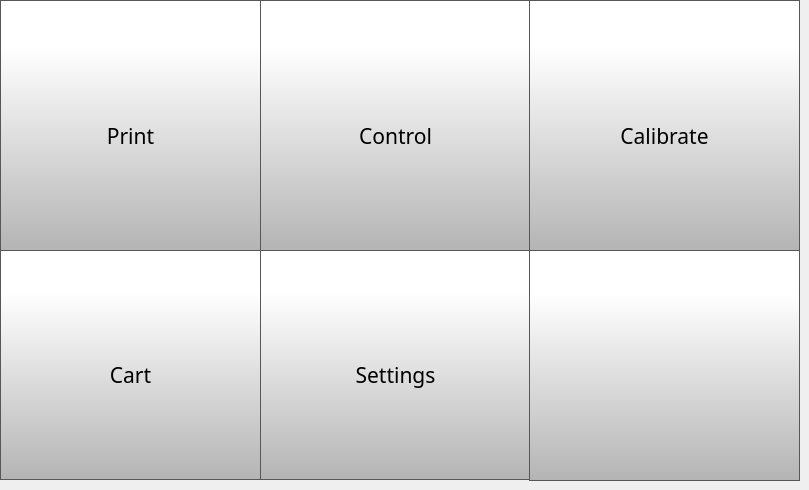
    <widget class="QWidget" name="MenuPage">
     <widget class="QPushButton" name="menuBackButton">
      <property name="geometry">
       <rect>
        <x>529</x>
        <y>250</y>
        <width>271</width>
        <height>231</height>
       </rect>
      </property>
      <property name="minimumSize">
       <size>
        <width>0</width>
        <height>0</height>
       </size>
      </property>
      <property name="font">
       <font>
        <family>Gotham</family>
        <pointsize>16</pointsize>
       </font>
      </property>
      <property name="styleSheet">
       <string notr="true">QPushButton {
     border: 1px solid rgb(87, 87, 87);
	background-color: qlineargradient(spread:pad, x1:0, y1:1, x2:0, y2:0.188, stop:0 rgba(180, 180, 180, 255), stop:1 rgba(255, 255, 255, 255));

}

QPushButton:pressed {
    background-color: qlineargradient(x1: 0, y1: 0, x2: 0, y2: 1,
                                      stop: 0 #dadbde, stop: 1 #f6f7fa);
}

QPushButton:flat {
    border: none; /* no border for a flat push button */
}

QPushButton:default {
    border-color: navy; /* make the default button prominent */
}</string>
      </property>
      <property name="text">
       <string/>
      </property>
      <property name="icon">
       <iconset>
        <normaloff>templates/img/arrows-4.png</normaloff>templates/img/arrows-4.png</iconset>
      </property>
      <property name="iconSize">
       <size>
        <width>150</width>
        <height>150</height>
       </size>
      </property>
      <property name="checkable">
       <bool>false</bool>
      </property>
     </widget>
     <widget class="QToolButton" name="menuControlButton">
      <property name="geometry">
       <rect>
        <x>260</x>
        <y>0</y>
        <width>271</width>
        <height>251</height>
       </rect>
      </property>
      <property name="minimumSize">
       <size>
        <width>0</width>
        <height>0</height>
       </size>
      </property>
      <property name="font">
       <font>
        <family>Gotham</family>
        <pointsize>16</pointsize>
       </font>
      </property>
      <property name="styleSheet">
       <string notr="true">QToolButton {
padding-top: 20px;
     border: 1px solid rgb(87, 87, 87);
	background-color: qlineargradient(spread:pad, x1:0, y1:1, x2:0, y2:0.188, stop:0 rgba(180, 180, 180, 255), stop:1 rgba(255, 255, 255, 255));

}

QToolButton:pressed {
    background-color: qlineargradient(x1: 0, y1: 0, x2: 0, y2: 1,
                                      stop: 0 #dadbde, stop: 1 #f6f7fa);
}

QToolButton:flat {
    border: none; /* no border for a flat push button */
}

QToolButton:default {
    border-color: navy; /* make the default button prominent */
}</string>
      </property>
      <property name="text">
       <string>Control</string>
      </property>
      <property name="icon">
       <iconset>
        <normaloff>templates/img/settings-1.png</normaloff>templates/img/settings-1.png</iconset>
      </property>
      <property name="iconSize">
       <size>
        <width>150</width>
        <height>150</height>
       </size>
      </property>
      <property name="checkable">
       <bool>false</bool>
      </property>
      <property name="toolButtonStyle">
       <enum>Qt::ToolButtonTextUnderIcon</enum>
      </property>
     </widget>
     <widget class="QToolButton" name="menuPrintButton">
      <property name="geometry">
       <rect>
        <x>0</x>
        <y>0</y>
        <width>261</width>
        <height>251</height>
       </rect>
      </property>
      <property name="minimumSize">
       <size>
        <width>0</width>
        <height>0</height>
       </size>
      </property>
      <property name="font">
       <font>
        <family>Gotham</family>
        <pointsize>16</pointsize>
       </font>
      </property>
      <property name="styleSheet">
       <string notr="true">QToolButton {
	padding-top: 20px;
     border: 1px solid rgb(87, 87, 87);
	background-color: qlineargradient(spread:pad, x1:0, y1:1, x2:0, y2:0.188, stop:0 rgba(180, 180, 180, 255), stop:1 rgba(255, 255, 255, 255));



}

QToolButton:pressed {
    background-color: qlineargradient(x1: 0, y1: 0, x2: 0, y2: 1,
                                      stop: 0 #dadbde, stop: 1 #f6f7fa);
}

QToolButton:flat {
    border: none; /* no border for a flat push button */
}

QToolButton:default {
    border-color: navy; /* make the default button prominent */
}</string>
      </property>
      <property name="text">
       <string>Print</string>
      </property>
      <property name="icon">
       <iconset>
        <normaloff>templates/img/printer.png</normaloff>templates/img/printer.png</iconset>
      </property>
      <property name="iconSize">
       <size>
        <width>150</width>
        <height>150</height>
       </size>
      </property>
      <property name="checkable">
       <bool>false</bool>
      </property>
      <property name="toolButtonStyle">
       <enum>Qt::ToolButtonTextUnderIcon</enum>
      </property>
     </widget>
     <widget class="QToolButton" name="menuSettingsButton">
      <property name="geometry">
       <rect>
        <x>260</x>
        <y>249</y>
        <width>271</width>
        <height>231</height>
       </rect>
      </property>
      <property name="minimumSize">
       <size>
        <width>0</width>
        <height>0</height>
       </size>
      </property>
      <property name="font">
       <font>
        <family>Gotham</family>
        <pointsize>16</pointsize>
       </font>
      </property>
      <property name="styleSheet">
       <string notr="true">QToolButton {
padding-top: 20px;
     border: 1px solid rgb(87, 87, 87);
	background-color: qlineargradient(spread:pad, x1:0, y1:1, x2:0, y2:0.188, stop:0 rgba(180, 180, 180, 255), stop:1 rgba(255, 255, 255, 255));

}

QToolButton:pressed {
    background-color: qlineargradient(x1: 0, y1: 0, x2: 0, y2: 1,
                                      stop: 0 #dadbde, stop: 1 #f6f7fa);
}

QToolButton:flat {
    border: none; /* no border for a flat push button */
}

QToolButton:default {
    border-color: navy; /* make the default button prominent */
}</string>
      </property>
      <property name="text">
       <string>Settings</string>
      </property>
      <property name="icon">
       <iconset>
        <normaloff>templates/img/settings.png</normaloff>templates/img/settings.png</iconset>
      </property>
      <property name="iconSize">
       <size>
        <width>150</width>
        <height>150</height>
       </size>
      </property>
      <property name="checkable">
       <bool>false</bool>
      </property>
      <property name="toolButtonStyle">
       <enum>Qt::ToolButtonTextUnderIcon</enum>
      </property>
     </widget>
     <widget class="QToolButton" name="menuCartButton">
      <property name="geometry">
       <rect>
        <x>0</x>
        <y>249</y>
        <width>261</width>
        <height>231</height>
       </rect>
      </property>
      <property name="minimumSize">
       <size>
        <width>0</width>
        <height>0</height>
       </size>
      </property>
      <property name="font">
       <font>
        <family>Gotham</family>
        <pointsize>16</pointsize>
       </font>
      </property>
      <property name="styleSheet">
       <string notr="true">QToolButton {
padding-top: 20px;
     border: 1px solid rgb(87, 87, 87);
	background-color: qlineargradient(spread:pad, x1:0, y1:1, x2:0, y2:0.188, stop:0 rgba(180, 180, 180, 255), stop:1 rgba(255, 255, 255, 255));

}

QToolButton:pressed {
    background-color: qlineargradient(x1: 0, y1: 0, x2: 0, y2: 1,
                                      stop: 0 #dadbde, stop: 1 #f6f7fa);
}

QToolButton:flat {
    border: none; /* no border for a flat push button */
}

QToolButton:default {
    border-color: navy; /* make the default button prominent */
}</string>
      </property>
      <property name="text">
       <string>Cart</string>
      </property>
      <property name="icon">
       <iconset>
        <normaloff>templates/img/cart.png</normaloff>templates/img/cart.png</iconset>
      </property>
      <property name="iconSize">
       <size>
        <width>150</width>
        <height>150</height>
       </size>
      </property>
      <property name="checkable">
       <bool>false</bool>
      </property>
      <property name="toolButtonStyle">
       <enum>Qt::ToolButtonTextUnderIcon</enum>
      </property>
      <property name="autoRaise">
       <bool>false</bool>
      </property>
     </widget>
     <widget class="QToolButton" name="menuCalibrateButton">
      <property name="geometry">
       <rect>
        <x>529</x>
        <y>0</y>
        <width>271</width>
        <height>251</height>
       </rect>
      </property>
      <property name="minimumSize">
       <size>
        <width>0</width>
        <height>0</height>
       </size>
      </property>
      <property name="font">
       <font>
        <family>Gotham</family>
        <pointsize>16</pointsize>
       </font>
      </property>
      <property name="styleSheet">
       <string notr="true">QToolButton {
padding-top: 20px;
     border: 1px solid rgb(87, 87, 87);
	background-color: qlineargradient(spread:pad, x1:0, y1:1, x2:0, y2:0.188, stop:0 rgba(180, 180, 180, 255), stop:1 rgba(255, 255, 255, 255));

}

QToolButton:pressed {
    background-color: qlineargradient(x1: 0, y1: 0, x2: 0, y2: 1,
                                      stop: 0 #dadbde, stop: 1 #f6f7fa);
}

QToolButton:flat {
    border: none; /* no border for a flat push button */
}

QToolButton:default {
    border-color: navy; /* make the default button prominent */
}</string>
      </property>
      <property name="text">
       <string>Calibrate</string>
      </property>
      <property name="icon">
       <iconset>
        <normaloff>templates/img/reload.png</normaloff>templates/img/reload.png</iconset>
      </property>
      <property name="iconSize">
       <size>
        <width>150</width>
        <height>150</height>
       </size>
      </property>
      <property name="checkable">
       <bool>false</bool>
      </property>
      <property name="toolButtonStyle">
       <enum>Qt::ToolButtonTextUnderIcon</enum>
      </property>
     </widget>
     <zorder>menuSettingsButton</zorder>
     <zorder>menuControlButton</zorder>
     <zorder>menuCartButton</zorder>
     <zorder>menuCalibrateButton</zorder>
     <zorder>menuBackButton</zorder>
     <zorder>menuPrintButton</zorder>
    </widget>
